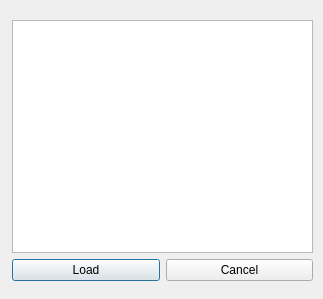
<?xml version="1.0" encoding="UTF-8"?>
<ui version="4.0">
 <class>Dialog</class>
 <widget class="QDialog" name="Dialog">
  <property name="geometry">
   <rect>
    <x>0</x>
    <y>0</y>
    <width>323</width>
    <height>299</height>
   </rect>
  </property>
  <property name="windowTitle">
   <string>Dialog</string>
  </property>
  <widget class="QWidget" name="">
   <property name="geometry">
    <rect>
     <x>12</x>
     <y>20</y>
     <width>301</width>
     <height>261</height>
    </rect>
   </property>
   <layout class="QGridLayout" name="gridLayout">
    <item row="0" column="0" colspan="2">
     <widget class="QListView" name="uiProjectlist"/>
    </item>
    <item row="1" column="0">
     <widget class="QPushButton" name="uiLoadB">
      <property name="text">
       <string>Load</string>
      </property>
     </widget>
    </item>
    <item row="1" column="1">
     <widget class="QPushButton" name="uiCancelB">
      <property name="text">
       <string>Cancel</string>
      </property>
     </widget>
    </item>
   </layout>
  </widget>
 </widget>
 <resources/>
 <connections/>
</ui>
